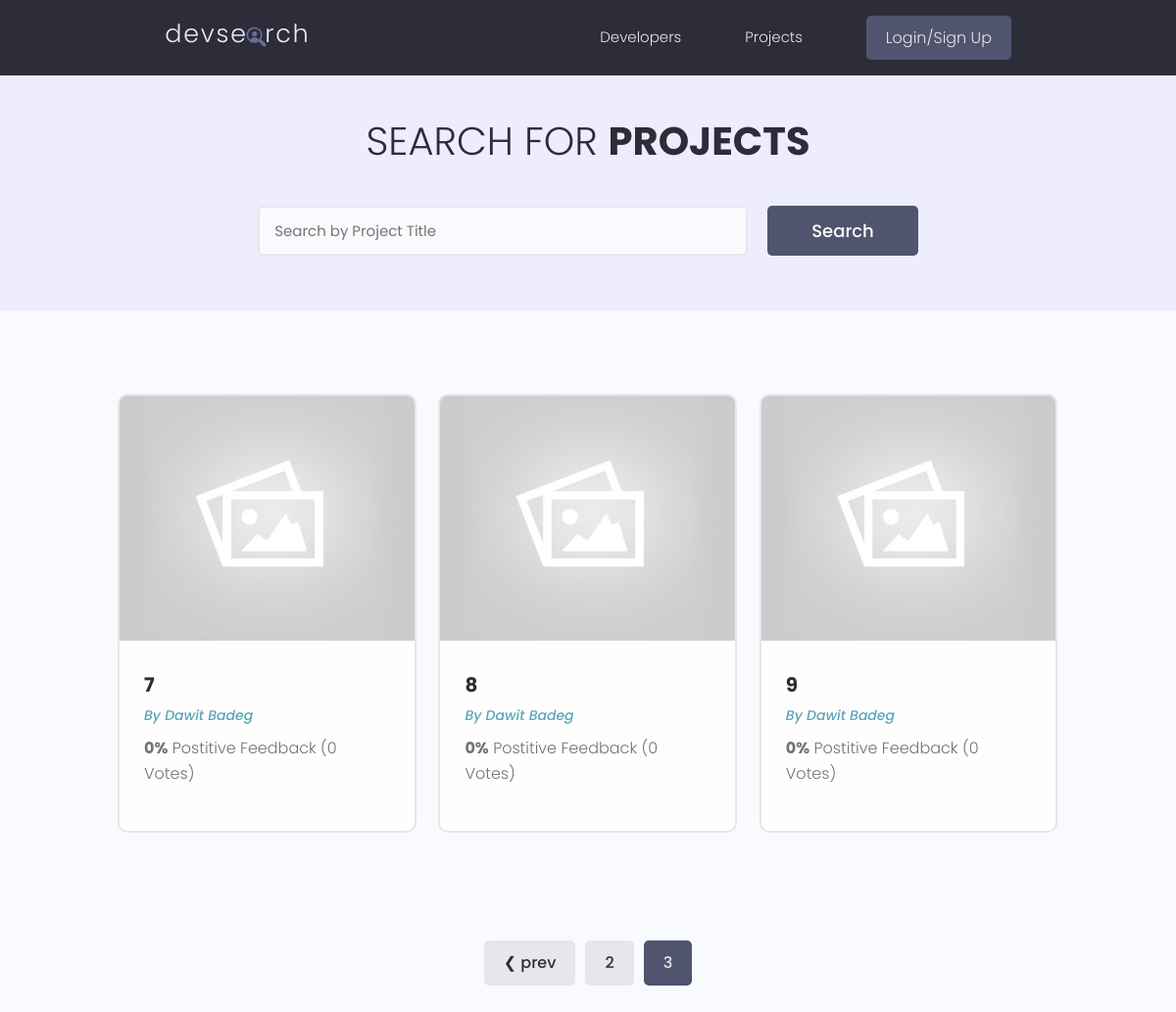
The page /projects/?search_query=&page=3 on the database as committed earlier.
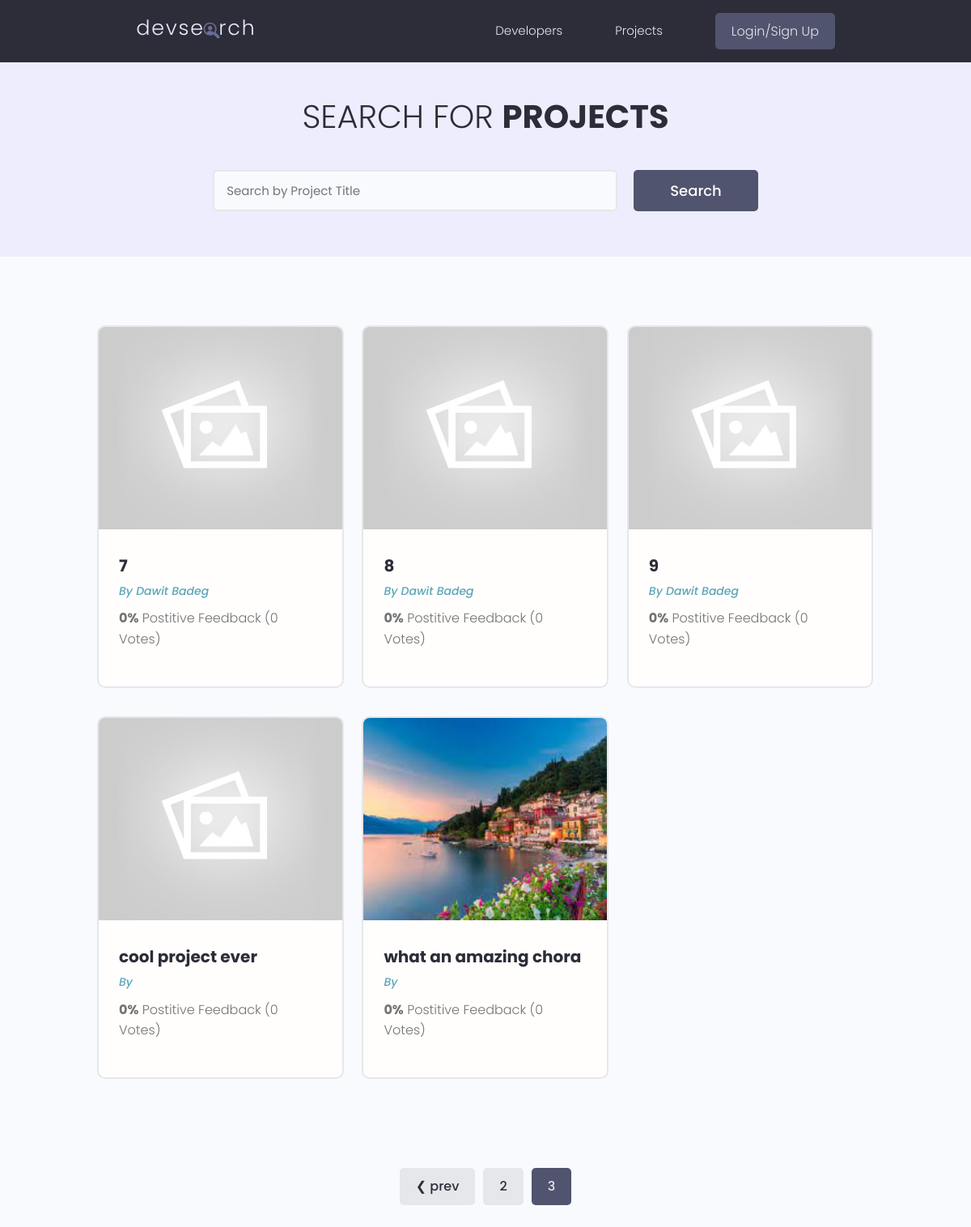
The same page on the database as committed later.
### projects/models.py (models this page shows, shortened)
class Project(models.Model):
    owner = models.ForeignKey(Profile, null=True, blank=True, on_delete=models.SET_NULL)
    title = models.CharField(max_length=200)
    description = models.TextField(null=True, blank=True)
    featured_image = models.ImageField(null=True, blank=True, default="default.jpg")
    demo_link = models.CharField(max_length=2000, null=True, blank=True)
    source_link = models.CharField(max_length=2000, null=True, blank=True)
    tags = models.ManyToManyField('Tag', blank=True)
    vote_total = models.IntegerField(default=0, null=True, blank=True)
    vote_ratio = models.IntegerField(default=0, null=True, blank=True)
    created = models.DateTimeField(auto_now_add=True)
    id = models.UUIDField(default=uuid.uuid4, unique=True,
                          primary_key=True, editable=False)
    class Meta:
        ordering = ['-vote_ratio', '-vote_total', 'title']

### users/models.py (models this page shows, shortened)
class Profile(models.Model):
    user = models.OneToOneField(User, on_delete=models.CASCADE, null=True, blank=True)
    name = models.CharField(max_length=200, blank=True, null=True)
    email = models.EmailField(max_length=500, blank=True, null=True)
    username = models.CharField(max_length=200, blank=True, null=True)
    location = models.CharField(max_length=200, blank=True, null=True)
    short_intro = models.CharField(max_length=200, blank=True, null=True)
    bio = models.TextField(blank=True, null=True)
    profile_image = models.ImageField(null=True, blank=True, upload_to='profiles/', default="profiles/user-default.png")
    social_github = models.CharField(max_length=200, blank=True, null=True)
    social_twitter = models.CharField(max_length=200, blank=True, null=True)
    social_linkedin = models.CharField(max_length=200, blank=True, null=True)
    social_youtube = models.CharField(max_length=200, blank=True, null=True)
    social_website = models.CharField(max_length=200, blank=True, null=True)
    created = models.DateTimeField(auto_now_add=True)
    id = models.UUIDField(default=uuid.uuid4, unique=True,
                          primary_key=True, editable=False)

### projects/views.py (the view)
# urls.py: path('projects/', include('projects.urls')),
def projects(request):
    projects, search_query = searchProjects(request)
    custom_range, projects = paginateProjects(request, projects, 6)
    context = {'projects':projects, 'search_query':search_query, 'custom_range': custom_range}
    return render(request, 'projects/projects.html', context)

### projects/utils.py (called while the page is built)
def paginateProjects(request, projects, results):
    page = request.GET.get('page')
    paginator = Paginator(projects, results)
    try:
        projects = paginator.page(page)
    except PageNotAnInteger:
        page = 1
        projects = paginator.page(page)
    except EmptyPage:
        page = paginator.num_pages
        projects = paginator.page(page)
    left_index = int(page) - 1
    if left_index < 1:
        left_index = 1
    right_index = int(page) + 2
    if right_index > paginator.num_pages:
        right_index = paginator.num_pages
    custom_range = range(left_index, right_index + 1)
    return custom_range, projects

def searchProjects(request):
    search_query = ''
    if request.GET.get('search_query'):
        search_query = request.GET.get('search_query')
    tags = Tag.objects.filter(name__icontains=search_query)
    projects = Project.objects.distinct().filter(
        Q(title__icontains=search_query) |
        Q(description__icontains=search_query) |
        Q(owner__name__icontains=search_query) |
        Q(tags__in=tags)
    )
    return projects, search_query

### projects/templates/projects/projects.html (shortened to what this page needs)
{% extends 'main.html' %}
{% block content %}
  <main class="projects">
    <section class="hero-section text-center">
      <div class="container container--narrow">
        <div class="hero-section__box">
          <h2>Search for <span>Projects</span></h2>
        </div>
        <div class="hero-section__search">
          <form id='searchForm' class="form" action="{% url 'projects' %}" method="get">
            <div class="form__field">
              <input class="input input--text" id="formInput#search" type="text" name="search_query"
                placeholder="Search by Project Title" value="{{search_query}}"/>
            </div>
            <input class="btn btn--sub btn--lg" type="submit" value="Search" />
          </form>
        </div>
      </div>
    </section>
    <section class="projectsList">
      <div class="container">
        <div class="grid grid--three">
        {% for project in projects %}
          <div class="column">
            <div class="card project">
              <a href="{% url 'project' project.id %}" class="project">
                <img class="project__thumbnail" src="{{project.featured_image.url}}" alt="project thumbnail" />
                <div class="card__body">
                  <h3 class="project__title">{{project.title}}</h3>
                  <p><a class="project__author" href="{% url 'user-profile' project.owner.id %}">By {{project.owner.name}}</a></p>
                  <p class="project--rating">
                    <span style="font-weight: bold;">{{project.vote_ratio}}%</span> Postitive
                    Feedback ({{project.vote_total}} Vote{{project.vote_total|pluralize:"s"}})
                  </p>
                </div>
              </a>
            </div>
          </div>
        {% endfor %}
        </div>
      </div>
    </section>
    {% include 'pagination.html' with queryset=projects custom_range=custom_range %}
  </main>
{% endblock content %}

### templates/main.html (shortened to what this page needs)
<!DOCTYPE html>
{% load static %}
<html lang="en">
<head>
  <link rel="stylesheet" href="https://cdn.iconmonstr.com/1.3.0/css/iconmonstr-iconic-font.min.css" />
  <link rel="stylesheet" href="{% static 'uikit/styles/uikit.css' %}" />
  <link rel="stylesheet" href="{% static 'styles/app.css' %}" />
</head>
<body>
    {% include 'navbar.html' %}
    {% block content %}
    {% endblock content %}
  </body>
</html>

### templates/navbar.html (shortened to what this page needs)
{% load static %}
<header class="header">
    <div class="container container--narrow">
      <a href="{% url 'profiles' %}" class="header__logo">
        <img src="{% static 'images/logo.svg' %}" alt="DevSearch Logo" />
      </a>
      <nav class="header__nav">
        <ul class="header__menu">
          <li class="header__menuItem"><a href="{% url 'profiles' %}">Developers</a></li>
          <li class="header__menuItem"><a href="{% url 'projects' %}">Projects</a></li>
          {% if request.user.is_authenticated %}
          <li class="header__menuItem"><a href="{% url 'inbox' %}">Inbox</a></li>
          <li class="header__menuItem"><a href="{% url 'account' %}">Account</a></li>
          <li class="header__menuItem"><a href="{% url 'logout' %}" class="btn btn--sub">Logout</a></li>
          {% else %}
          <li class="header__menuItem"><a href="{% url 'login' %}" class="btn btn--sub">Login/Sign Up</a></li>
          {% endif %}
        </ul>
      </nav>
    </div>
  </header>

### templates/pagination.html (shortened to what this page needs)
{% if queryset.has_other_pages %}
    <div class="pagination">
      <ul class="container">
        {% if queryset.has_previous %}
        <li><a href="?search_query={{search_query}}&page={{queryset.previous_page_number}}" class="btn page-link">&#10094; prev</a></li>
        {% endif %}
        {% for page in custom_range %}
          {% if page == queryset.number %}
          <li><a href="?search_query={{search_query}}&page={{page}}" class="btn page-link btn--sub">{{page}}</a></li>
          {% else %}
          <li><a href="?search_query={{search_query}}&page={{page}}" class="btn page-link">{{page}}</a></li>
          {% endif %}
        {% endfor %}
      </ul>
    </div>
    {% endif %}

### static/styles/app.css (style rules this page uses)
:root { --color-sub: #2d2d39; }
.btn--sub { background-color: var(--color-sub-light); }
.card { border: 2px solid var(--color-light); }
img { width: 100%; }
.header { position: sticky; z-index: 111; background-color: var(--color-sub); padding: 1.5rem 0; }
.header > .container { display: flex; justify-content: space-between; align-items: center; }
.header__logo > img { height: 3.8rem; }
.header__nav > ul { display: inline-flex; align-items: center; list-style: none; gap: 6.5rem; }
.header__menuItem > a { color: var(--color-light); font-weight: 300; }
.hero-section { height: 40vh; display: flex; align-items: center; background-color: var(--color-sub); }
.hero-section__box { margin-bottom: 4rem; }
.hero-section__box > h2, .hero-section__box > h2 > span { font-size: 4rem; color: var(--color-light); line-height: 1.3; text-transform: uppercase; }
.hero-section__box > h2 { font-weight: 300; }
.hero-section__box > h2 > span { font-weight: 700; }
.hero-section__search > .form { display: flex; align-items: center; justify-content: center; gap: 2rem; }
.hero-section__search > .form input.input--text { width: 50rem; }
.pagination { margin-top: 8rem; margin-bottom: 10rem; }
.pagination > ul { flex-wrap: wrap; list-style: none; display: flex; align-items: center; justify-content: center; gap: 1rem; }
.pagination .btn { color: var(--color-sub); }
.pagination .btn.btn--sub { color: var(--color-light); }
.project__author { font-size: 1.4rem; font-style: italic; }
.project--rating { margin-bottom: 1.6em; margin-top: .5em; }
.projects > .hero-section { background: var(--color-sub-lighter); height: 30vh; }
.projects .hero-section__box { margin-bottom: 2.5rem; }
.projects .hero-section__box > h2 { color: var(--color-sub); }
.projects .hero-section__box > h2 > span { font-weight: 700; color: var(--color-sub); }
.projectsList { margin-top: 8rem; }
.project__thumbnail { height: 25rem; object-fit: cover; object-position: top center; }
.project__title { font-size: 2rem; font-weight: 700; color: var(--color-sub); }

### static/uikit/styles/modules/_variables.css (style rules this page uses)
:root { --color-main: #5aa5b9; --color-main-light: #e6faff; --color-sub: #3f4156; --color-sub-light: #51546e; --color-sub-lighter: #ededfd; --color-text: #737373; --color-gray: #8b8b8b; --color-light: #e5e7eb; --color-light-gray: #767676; --color-bg: #f8fafd; --color-white: #fffefd; --color-white-light: #f3f3f3; --color-success: #359e64; --color-success-bg: #def8e8; --color-error: #fc4b0b; --color-error-bg: #fff2ee; --font-base: 'Poppins', arial, helvetica, 'Segoe UI', roboto, ubuntu, sans-serif; --font-monospace: 'Fira Code', 'Courier New', courier, monospace; --font-regular: 300; --font-medium: 500; --font-bold: 700; --generic-shadow: 1px 1px 5px #00000010; --generic-transition: all 0.3s ease-in-out; }

### static/uikit/styles/modules/_base.css (style rules this page uses)
* { margin: 0; padding: 0; box-sizing: border-box; text-rendering: optimizeLegibility; color: inherit; font-size: inherit; }
html { font-size: 50%; }
@media only screen and (min-width: 480px) { html { font-size: 56.25%; } }
@media only screen and (min-width: 1200px) { html { font-size: 62.5%; } }
body { line-height: 1.6; font-weight: 400; font-size: 1.5rem; color: var(--color-text); background-color: var(--color-bg); min-height: 100vh; }

### static/uikit/styles/modules/_typography.css (style rules this page uses)
* { font-family: var(--font-base); }
h2 { font-size: 3.6rem; font-weight: var(--font-bold); }
h3 { font-size: 3.2rem; font-weight: var(--font-medium); }
p, span, strong { font-size: 1.6rem; color: var(--color-text); font-weight: var(--font-regular); }
a { padding-bottom: 2px; text-decoration: none; display: inline-block; color: var(--color-main); font-weight: var(--font-medium); }

### static/uikit/styles/modules/_utilities.css (style rules this page uses)
.container { width: 92%; max-width: 165rem; margin: 0 auto; box-sizing: border-box; }
.container--narrow { width: 92%; max-width: 120rem; }
@media screen and (min-width: 1000px) { .container { width: 90%; } }
@media screen and (min-width: 1000px) { .container--narrow { width: 85%; } }
@media screen and (min-width: 1200px) { .container { width: 80%; } }
@media screen and (min-width: 1200px) { .container--narrow { width: 72%; } }
.text-center { text-align: center; }

### static/uikit/styles/modules/_card.css (style rules this page uses)
.card { border-radius: 1rem; background-color: var(--color-white); border: 1.5px solid var(--color-light); width: auto; height: auto; margin-top: 0.5rem; margin-bottom: 0.5rem; overflow: hidden; }
.card__body, .card__header { padding: 2rem 2.5rem; }

Rows that differ between the two databases and show on the page:
added Project: featured_image (placeholder picture), title "cool project ever", vote_ratio "0", vote_total "0"
added Project: featured_image (picture), title "what an amazing chora", vote_ratio "0", vote_total "0"
